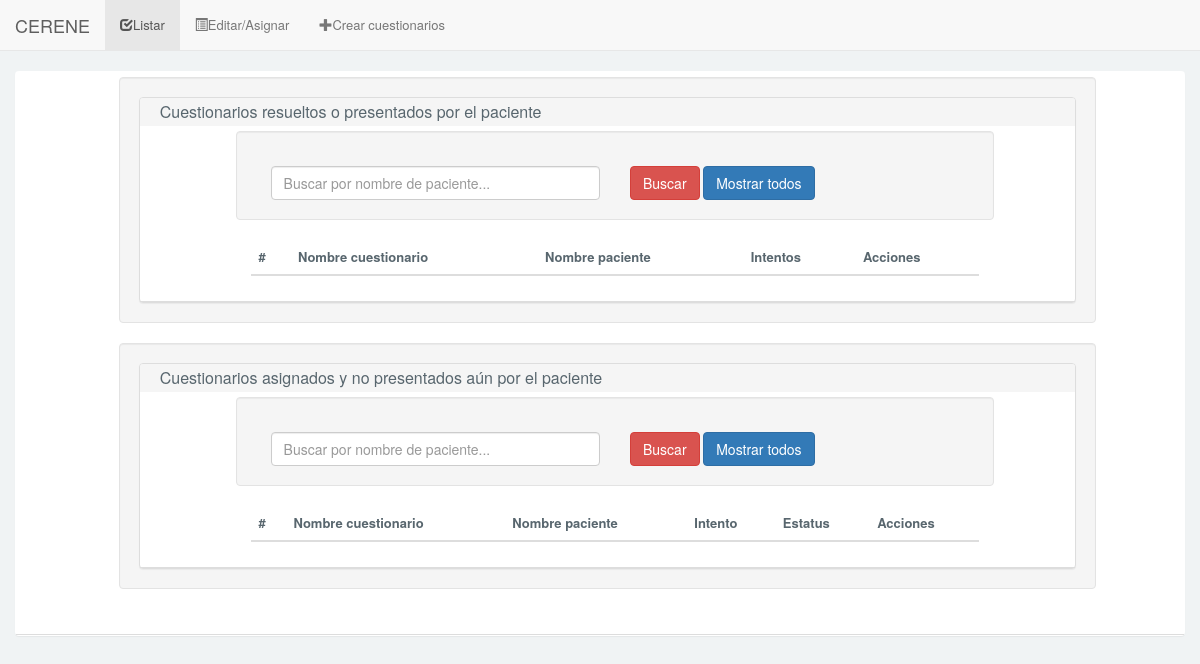
The app's page /Cuestionario/cuestionarioListar.php, older data.
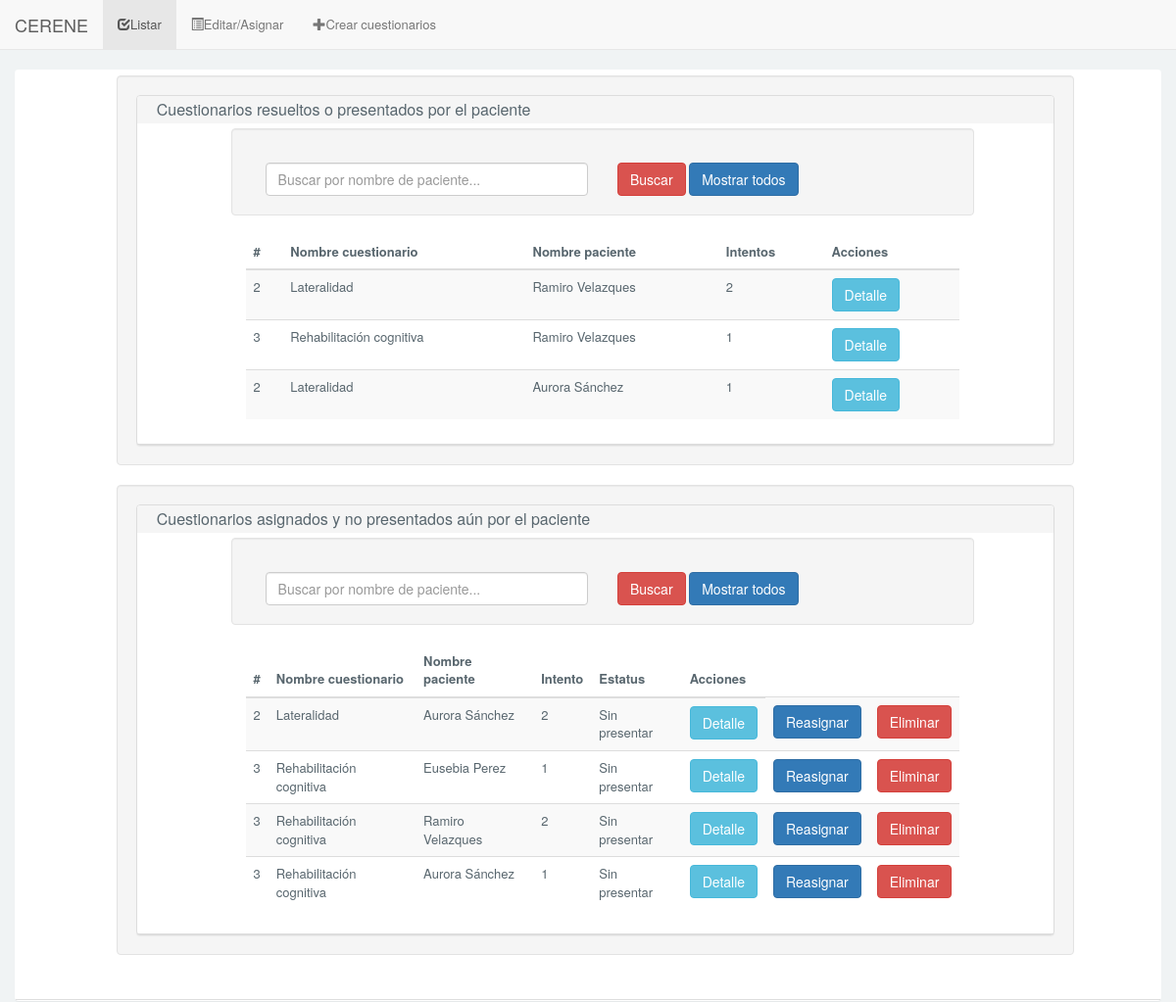
The same page, newer data.
### tables this page shows
CREATE TABLE IF NOT EXISTS `cuestionarioResuelto` (
  `idCuestionarioResuelto` INT NOT NULL AUTO_INCREMENT,
  `estatus` TINYINT(1) NULL,
  `fecha` DATE NULL,
  `tiempoInicio` TIME NULL,
  `tiempoFin` TIME NULL,
  `limiteTiempo` TIME NULL,
  `puntuacion` INT(3) NULL,
  `intento` INT(2) NULL,
  `idPaciente` INT NOT NULL,
  `idCuestionario` INT NOT NULL,
  PRIMARY KEY (`idCuestionarioResuelto`),
  INDEX `fk_cuestionarioResuelto_Paciente1_idx` (`idPaciente` ASC),
  INDEX `fk_cuestionarioResuelto_cuestionario1_idx` (`idCuestionario` ASC),
  CONSTRAINT `fk_cuestionarioResuelto_Paciente1`
    FOREIGN KEY (`idPaciente`)
    REFERENCES `Paciente` (`idPaciente`)
    ON DELETE NO ACTION
    ON UPDATE NO ACTION,
  CONSTRAINT `fk_cuestionarioResuelto_cuestionario1`
    FOREIGN KEY (`idCuestionario`)
    REFERENCES `cuestionario` (`idCuestionario`)
    ON DELETE NO ACTION
    ON UPDATE NO ACTION);

CREATE TABLE IF NOT EXISTS `cuestionario` (
  `idCuestionario` INT NOT NULL AUTO_INCREMENT,
  `nombre` VARCHAR(200) NOT NULL,
  PRIMARY KEY (`idCuestionario`));

CREATE TABLE IF NOT EXISTS `Paciente` (
  `idPaciente` INT NOT NULL AUTO_INCREMENT,
  `nombre` VARCHAR(100) NOT NULL,
  `apellidoPaterno` VARCHAR(100) NOT NULL,
  `apellidoMaterno` VARCHAR(100) NOT NULL,
  `numHermanos` INT NOT NULL,
  `lateralidad` VARCHAR(15) NOT NULL,
  `gradoEscolar` VARCHAR(45) NOT NULL,
  `fechaNacimiento` DATE NULL,
  `calle` VARCHAR(255) NULL,
  `numero` VARCHAR(45) NULL,
  `colonia` VARCHAR(100) NULL,
  `municipio` VARCHAR(100) NULL,
  `estado` VARCHAR(50) NULL,
  `cp` INT NULL,
  `genero` VARCHAR(10) NOT NULL,
  `foto` VARCHAR(255) NULL,
  PRIMARY KEY (`idPaciente`));

### Cuestionario/conexion/conexion.php (called while the page is built, shortened)
<?php
	class Conexion{
		public static function conectar(){
		    $server = "localhost";
		    $user = "root";
		    $pass = "";
		    $bd = "cuestionario";
		    $conexion = mysqli_connect($server, $user, $pass,$bd);
		    return $conexion;
		}
		public static function consultaDevolver($sql){
			$conexion = Conexion::conectar();
		    mysqli_set_charset($conexion, "utf8");
		    $resultado = mysqli_query($conexion,$sql);
		    return $resultado;
		}
	}
?>

### Cuestionario/models/cuestionariosResueltos_models.php (called while the page is built, shortened)
<?php
	class cuestionariosResueltos_models{
		public static function listarT1(){
			$sql = "SELECT cuestionarioresuelto.idCuestionarioResuelto, cuestionarioresuelto.idCuestionario, cuestionarioresuelto.idPaciente, cuestionario.nombre AS nombreCuestionario, paciente.nombre AS nombrePaciente, paciente.apellidoPaterno, MAX(cuestionarioresuelto.intento) AS intentos FROM cuestionario INNER JOIN cuestionarioresuelto ON cuestionario.idCuestionario = cuestionarioresuelto.idCuestionario INNER JOIN paciente ON cuestionarioresuelto.idPaciente = paciente.idPaciente WHERE cuestionarioresuelto.estatus = '1' GROUP BY cuestionarioresuelto.idPaciente, cuestionarioresuelto.idCuestionario";
			$resultado = Conexion::consultaDevolver($sql);
			return $resultado;
		}
		public static function listarT2(){
			$sql = "SELECT cuestionarioresuelto.idCuestionarioResuelto, cuestionarioresuelto.idCuestionario, cuestionarioresuelto.idPaciente, cuestionario.nombre AS nombreCuestionario, paciente.nombre AS nombrePaciente, paciente.apellidoPaterno, cuestionarioresuelto.intento, cuestionarioresuelto.estatus FROM cuestionario INNER JOIN cuestionarioresuelto ON cuestionario.idCuestionario = cuestionarioresuelto.idCuestionario INNER JOIN paciente ON cuestionarioresuelto.idPaciente = paciente.idPaciente WHERE cuestionarioresuelto.estatus = '0'";
			$resultado = Conexion::consultaDevolver($sql);
			return $resultado;
		}
		public static function reasignarANP(){
			$sql = "SELECT paciente.idPaciente, paciente.nombre, paciente.apellidoPaterno, paciente.apellidoMaterno FROM paciente";
			$resultado = Conexion::consultaDevolver($sql);
			return $resultado;
		}
	}
?>

### Cuestionario/cuestionarioListar.php (the view, shortened to what this page needs)
<!DOCTYPE html>
<html lang="es">
    <?php include("design/head.php"); ?>
    <body>
        <?php
            include("design/header.php");
            $resultado = cuestionariosResueltos_models::listarT1();
            $resultado2 = cuestionariosResueltos_models::listarT2();
            $pacientes = cuestionariosResueltos_models::reasignarANP();
        ?>
        <div id="content" class="article-v1">
            <div class="col-md-12">
                <div class="panel">
                    <div class="panel-body">
                        <div class="panel-group">
                            <div class="row">
                                <div class="col-md-10 col-md-offset-1 well">
                                    <div class="panel panel-default">
                                        <div class="panel-heading">
                                            <h4 class="panel-title">
                                                Cuestionarios resueltos o presentados por el paciente</a>
                                            </h4>
                                    </div>
                                    <div class="panel-body">
                                        <div class="col-md-10 col-md-offset-1 well">
                                            <form method="post" action="cuestionarioListarBuscarRP.php">
                                                <div class="form-group">
                                                    <div class="col-md-6">
                                                        <input class="form-control" id="nombre_RP" name="nombre_RP" placeholder="Buscar por nombre de paciente..." type="text">
                                                    </div>
                                                    <div class="col-md-6">
                                                        <input id="btn_buscar" name="btn_search" type="submit" class="btn btn-danger" value="Buscar" />
                                                        <input id="btn-todos" name="btn_todos" type="submit" class="btn btn-primary" onclick="limpiarRP();" value="Mostrar todos" />
                                                    </div>
                                                </div>
                                            </form>
                                        </div>
                                        <div class="col-md-10 col-md-offset-1 bg-border table-responsive">
                                            <table class="table table-striped table-hover">
                                                <thead>
                                                    <tr>
                                                        <th>#</th>
                                                        <th>Nombre cuestionario</th>
                                                        <th>Nombre paciente</th>
                                                        <th>Intentos</th>
                                                        <th>Acciones</th>
                                                    </tr>
                                                </thead>
                                                <tbody>
                                                <?php
                                                    $i = 0;
                                                    while($row = mysqli_fetch_assoc($resultado)){
                                                ?>
                                                    <tr>
                                                        <td><?php echo $row['idCuestionario']; ?></td>
                                                        <td><?php echo $row['nombreCuestionario']; ?></td>
                                                        <td><?php echo $row['nombrePaciente'] . " " . $row['apellidoPaterno']; ?></td>
                                                        <td><?php echo $row['intentos']; ?></td>
                                                        <td><a class="btn btn-info"  href="javascript:document.form_editar<?php echo $i; $i++; ?>.submit()">Detalle</a></td>
                                                    </tr>
                                                <?php } ?>
                                                </tbody>
                                            </table>
                                        </div>
                                    </div>
                                </div>
                            </div>
                        </div>
                        <div class="row">
                            <div class="col-md-10 col-md-offset-1 well">
                                <div class="panel panel-default">
                                    <div class="panel-heading">
                                        <h3 class="panel-title">
                                            Cuestionarios asignados y no presentados aún por el paciente</a>
                                        </h3>
                                </div>
                                <div class="panel-body">
                                    <div class="col-md-10 col-md-offset-1 well">
                                        <form action="cuestionarioListarBuscarANP.php" method="post">
                                            <div class="form-group">
                                                <div class="col-md-6">
                                                    <input class="form-control" id="nombre_ANP" name="nombre_ANP" placeholder="Buscar por nombre de paciente..." type="text" value="" />
                                                </div>
                                                <div class="col-md-6">
                                                    <input id="btn_search" name="btn_search" type="submit" class="btn btn-danger" value="Buscar">
                                                    <input id="btn_todos" name="btn_todos" class="btn btn-primary" value="Mostrar todos" onclick="limpiarANP();" type="submit">
                                                </div>
                                            </div>
                                        </form>
                                    </div>
                                    <div class="col-md-10 col-md-offset-1 bg-border table-responsive">
                                        <table class="table table-striped table-hover">
                                            <thead>
                                                <tr>
                                                    <th>#</th>
                                                    <th>Nombre cuestionario</th>
                                                    <th>Nombre paciente</th>
                                                    <th>Intento</th>
                                                    <th>Estatus</th>
                                                    <th>Acciones</th>
                                                </tr>
                                            </thead>
                                            <tbody>
                                                <?php
                                                    while($row = mysqli_fetch_assoc($resultado2)){
                                                ?>
                                                <tr>
                                                    <td><?php echo $row['idCuestionario']; ?></td>
                                                    <td><?php echo $row['nombreCuestionario']; ?></td>
                                                    <td><?php echo $row['nombrePaciente'] . " " . $row['apellidoPaterno']; ?></td>
                                                    <td><?php echo $row['intento']; ?></td>
                                                    <td><?php if($row['estatus'] == '0') echo "Sin presentar"; ?></td>
                                                    <td><a class="btn btn-info"  href="javascript:document.form_editar<?php echo $i; $i++; ?>.submit()">Detalle</a></td>
                                                    <td><button type="button" class="btn btn-primary btn-md" data-toggle="modal" data-target="#myModalReasignar" onclick="recuperarId('<?php echo $row['idCuestionario'];?>','<?php echo $row['idPaciente']; ?>');">Reasignar</button>
                                                    <td><button type="button" class="btn btn-danger btn-md" data-toggle="modal" data-target="#myModalEliminar" onclick="eliminarId('<?php echo $row['idCuestionario'];?>','<?php echo $row['idPaciente']; ?>');">Eliminar</button></td>
                                                </tr>
                                                <?php } ?>
                                            </tbody>
                                        </table>
                                    </div>
                                </div>
                            </div>
                        </div>
                    </div>
                </div>
            </div>
        </div>
        </div>
    </div>
<?php include("design/footer.php");?>
</body>
</html>

### Cuestionario/design/head.php (shortened to what this page needs)
<head>
    <link href="css/bootstrap.min.css" rel="stylesheet">
    <link href="css/estilos.css" rel="stylesheet">
</head>

### Cuestionario/design/header.php (shortened to what this page needs)
<nav class="navbar navbar-default navbar-static-top" role="navigation">
    <div class="navbar-header">
        <a class="navbar-brand" href="#">CERENE</a>
    </div>
    <div class="collapse navbar-collapse navbar-ex1-collapse">
        <ul class="nav navbar-nav">
            <li class="active"><a href="cuestionarioListar.php"><span class="glyphicon glyphicon-check" aria-hidden="true"></span>Listar</a></li>
            <li><a href="cuestionarioEditarAsignar.php"><span class="glyphicon glyphicon-list-alt" aria-hidden="true"></span>Editar/Asignar</a></li>
            <li><a href="cuestionarioCrear.php"><span class="glyphicon glyphicon-plus" aria-hidden="true"></span>Crear cuestionarios</a></li>
        </ul>
    </div>
</nav>

### Cuestionario/design/footer.php (shortened to what this page needs)
<footer class="footer">
    </footer>

### Cuestionario/css/estilos.css (style rules this page uses)
body { font-family: "Source Sans Pro","Helvetica Neue",Helvetica,Arial,sans-serif; font-size: 13px; background-color:#f0f3f4; line-height: 1.42857143 !important; color: #58666e !important; }
.panel-heading { line-height: 1.42857143 !important; color: #58666e !important; }
.panel-heading,.fc-head { padding: 0px; background: #F9F9F9; padding: 5px; padding-left: 20px; border-bottom: 1px solid #ddd; }
.panel-body { padding: 0px; padding: 5px; padding-left: 20px; border-bottom: 1px solid #ddd; }
.footer { height: 50px; width:100%; position:absolute; bottom:0; left:0; }

Row changes from the older to the newer data that the page shows:
added cuestionarioresuelto: idCuestionario "2", idCuestionario.nombre "Lateralidad", idPaciente.nombre "Ramiro", idPaciente.apellidoPaterno "Velazques", intentos "2", shown under "Cuestionarios resueltos o presentados por el paciente"
added cuestionarioresuelto: idCuestionario "3", idCuestionario.nombre "Rehabilitación cognitiva", idPaciente.nombre "Ramiro", idPaciente.apellidoPaterno "Velazques", intentos "1", shown under "Cuestionarios resueltos o presentados por el paciente"
added cuestionarioresuelto: idCuestionario "2", idCuestionario.nombre "Lateralidad", idPaciente.nombre "Aurora", idPaciente.apellidoPaterno "Sánchez", intentos "1", shown under "Cuestionarios resueltos o presentados por el paciente"
added cuestionarioresuelto: idCuestionario "2", idCuestionario.nombre "Lateralidad", idPaciente.nombre "Aurora", idPaciente.apellidoPaterno "Sánchez", intento "2", estatus "Sin presentar", shown under "Cuestionarios asignados y no presentados aún por el paciente"
added cuestionarioresuelto: idCuestionario "3", idCuestionario.nombre "Rehabilitación cognitiva", idPaciente.nombre "Eusebia", idPaciente.apellidoPaterno "Perez", intento "1", estatus "Sin presentar", shown under "Cuestionarios asignados y no presentados aún por el paciente"
added cuestionarioresuelto: idCuestionario "3", idCuestionario.nombre "Rehabilitación cognitiva", idPaciente.nombre "Ramiro", idPaciente.apellidoPaterno "Velazques", intento "2", estatus "Sin presentar", shown under "Cuestionarios asignados y no presentados aún por el paciente"
added cuestionarioresuelto: idCuestionario "3", idCuestionario.nombre "Rehabilitación cognitiva", idPaciente.nombre "Aurora", idPaciente.apellidoPaterno "Sánchez", intento "1", estatus "Sin presentar", shown under "Cuestionarios asignados y no presentados aún por el paciente"
